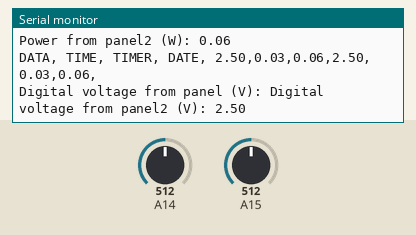
The sketch below on a simulated Arduino Mega 2560, built with avr-gcc and run on an emulated ATmega2560. Shown: the last lines printed to the serial monitor. The inputs (shaded band) are chosen by the test bench; at power-on: A14 = 512, A15 = 512.

Above: at 1.2 s.
1.3 s: A14 set to 716
At 1.74 s:
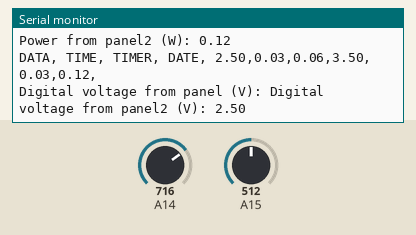
4.3 s: A15 set to 716
At 4.86 s:
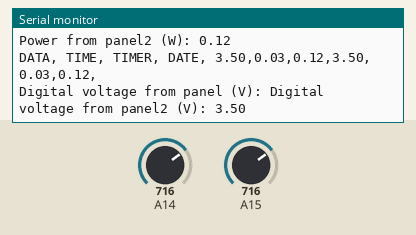
5.8 s: A14 set to 900
At 6.42 s:
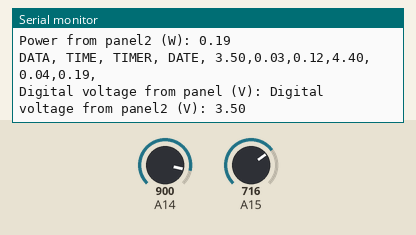
7.3 s: A15 set to 900
At 7.46 s:
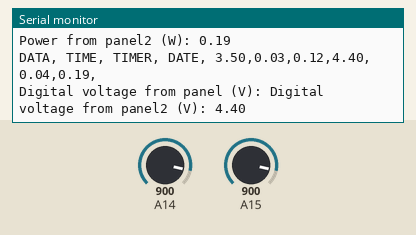
Timing chart, 0 to 10.3 s (numbered marks = the images above; inputs shaded):
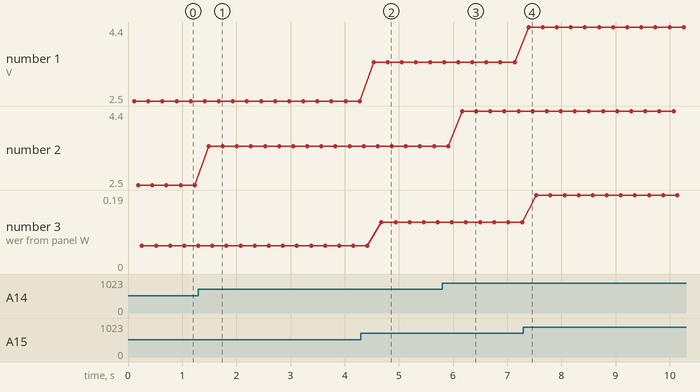

The sketch:

Pv_Output.ino
```cpp
//
//void setup()
//{
//  Serial.begin(9600);
//  pinMode(A5, INPUT);
//}
//
//void loop()
//{
//  // analog values converted to digital values using AD converter
//  float val = analogRead(A5);
//  //Serial.print(val);
//  float divider_volt = analogRead(A5) * (5.0 / 1023);
//  //  float operating_voltage = 2 * divider_volt;
//  Serial.println(" Digital voltage from panel(V): ");
//  Serial.println(divider_volt);//  Volt=(R1/R1+R2)*Voltage / R1=R2=10Ohms  => voltage=2*volt)
//
//  //float current = voltage/100;            //  I=voltage/(R1+R2)
//  float current = divider_volt / 100;
//  Serial.print(" Current from panel(A): ");
//  Serial.println(current);
//  // float current = operating_voltage / 200;          //  I=voltage/(R1+R2)
//  //  float power = operating_voltage * current;
//  float power = divider_volt * current;
//  Serial.print(" Power from panel(W): ");
//  Serial.println(power);
//  //   Serial.print("DATA,TIME,"); // PLX-DAQ command
//
//  //  Serial.print(" , divider_volt: ");
//  //  Serial.print(analogRead(A4));    //send the voltage to serial port
//  //  Serial.println(" aaa");
//
//  //  Serial.print(" , A0 ");
//  //  Serial.print(val);    //send the voltage to serial port
//  //  Serial.println(" V");
//  //  delay(500);
////
//  //  Serial.print(operating_voltage);    //send the voltage to serial port
//  //  Serial.println(" V");
//  //  delay(500)
//
//}

///////////////////////////////////////////////////////
// Working reading of V,P,I : use of one resitor as load, A5 pin and gnd// 2 for higher loads if not reading

void setup()
{
  Serial.begin(9600);
  pinMode(A15, INPUT);

  Serial.println("CLEARDATA");
  Serial.println("LABEL,Time, Started Time, Date, Voltage, Current , Power,Voltage2, Current2 , Power2, ");
  Serial.println("RESETTIMER");
}

void loop()
{
  // analog values converted to digital values using AD converter
  float val = analogRead(A15);
  float val2 = analogRead(A14);
  //Serial.print(val);

/// V, I, P calculations
  float divider_volt = analogRead(A15) * (5.0 / 1023);
  float divider_volt2 = analogRead(A14) * (5.0 / 1023);
  //  float operating_voltage = 2 * divider_volt; //  Volt=(R1/R1+R2)*Voltage / R1=R2=10Ohms  => voltage=2*volt), comment if only one resistor used
  Serial.print("Digital voltage from panel (V): ");
  Serial.print("Digital voltage from panel2 (V): ");
  Serial.println(divider_volt);
  Serial.println(divider_volt2);
  //  Serial.print(operating_voltage);    //send the voltage to serial port
  //  Serial.println(" V");
  //  delay(500);

  float current = divider_volt / 100; // 100 = resistor value load
  float current2 = divider_volt2 / 100;
  Serial.print("Current from panel(A): ");
  Serial.println(current);
  Serial.print("Current from panel2 (A): ");
  Serial.println(current2);

  float power = divider_volt * current;
  Serial.print("Power from panel(W): ");
  Serial.println(power);
  float power2 = divider_volt2 * current2;
  Serial.print("Power from panel2 (W): ");
  Serial.println(power2);

////////////PLX-DAQ Display
  Serial.print("DATA, TIME, TIMER, DATE, ");
  Serial.print(divider_volt); //display first variable
  Serial.print(","); ; //move to next column
  Serial.print(current); //display second variable
  Serial.print(",");  //move to next column
  Serial.print(power); //display second variable
  Serial.print(","); //move to next column
  //Serial.println(); // move to next row
  //delay(100);

  Serial.print(divider_volt2); //display first variable
  Serial.print(","); //move to next column
  Serial.print(current2); //display second variable
  Serial.print(",");  //move to next column
  Serial.print(power2); //display second variable
  Serial.print(","); //move to next column
  Serial.println(); // move to next row
  //delay(100);
}

////////////////////////////////////////////////////////////
```

Measured:
- after the input at 1.3 s, the serial monitor: prints a new line after 0.19 s (image 1)
- after the input at 4.3 s, the serial monitor: prints a new line after 0.24 s (image 2)
- after the input at 5.8 s, the serial monitor: prints a new line after 0.37 s (image 3)
- after the input at 7.3 s, the serial monitor: prints a new line after 0.10 s (image 4)
- plotted number 2: 2.5 → 3.5 after the input at 1.3 s, 3.5 → 4.4 after the input at 5.8 s
